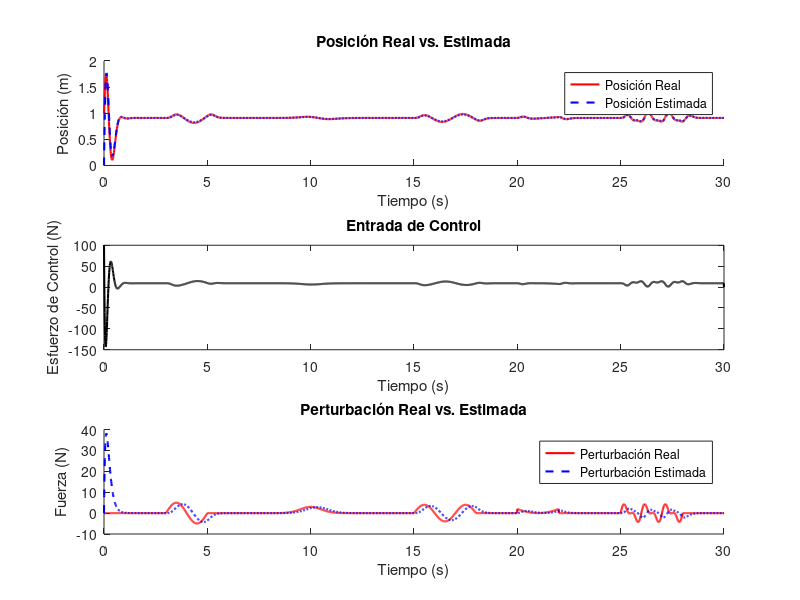
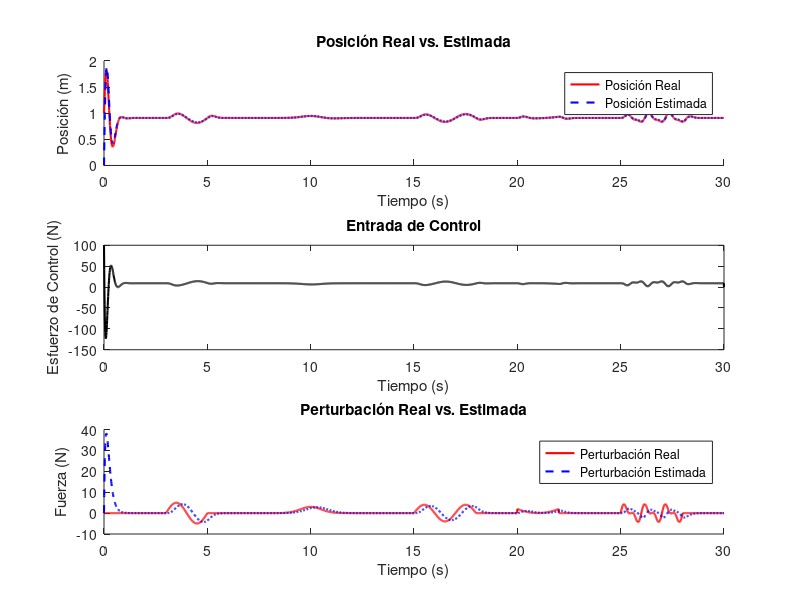

These charts were generated, in order, by the following MATLAB code:
close all
clearvars
clc

% Parámetros del sistema masa-resorte-amortiguador
m = 1;  % Masa (kg)
k = 10; % Constante del resorte (N/m)
c = 2;  % Coeficiente de amortiguamiento (Ns/m)

% Ganancias del controlador PID
Kp = 100;
Kd = 10;
Ki = 5;  % Ganancia del término integral para compensar la perturbación

% Posición deseada
desired_position = 1;  % Posición deseada (m)

% Condiciones iniciales
initial_state = [1; 10];       % Estado inicial [posición; velocidad]
initial_estimated_state = [0; 0; 0];  % Estado estimado inicial [posición; velocidad; perturbación]

% Diseño del observador extendido (con estimación de perturbación)
A = [0, 1, 0; -k/m, -c/m, 1/m; 0, 0, 0];  % Incluye perturbación como estado adicional
B = [0; 1/m; 0];
C = [1, 0, 0];
L = place(A', C', [-7, -10, -12])';  % Ganancia del observador

% Configuración de la simulación extendida a 30 segundos
dt = 0.01;
t = 0:dt:30;
num_steps = length(t);

% Generación de múltiples perturbaciones diferenciables en diferentes intervalos
disturbance = zeros(1, num_steps);

% Perturbación 1: Senoidal suave entre t = 3 y t = 5
disturbance_time_1 = (t >= 3) & (t <= 5);
disturbance(disturbance_time_1) = 5 * sin(2 * pi * (t(disturbance_time_1) - 3) / 2);

% Perturbación 2: Gaussiana centrada en t = 10 con ancho de 1 segundo
disturbance = disturbance + 3 * exp(-((t - 10).^2) / (2 * 0.5^2));

% Perturbación 3: Senoidal entre t = 15 y t = 18
disturbance_time_3 = (t >= 15) & (t <= 18);
disturbance(disturbance_time_3) = disturbance(disturbance_time_3) + 4 * sin(pi * (t(disturbance_time_3) - 15));

% Perturbación 4: Ráfaga cuadrática entre t = 20 y t = 22
disturbance_time_4 = (t >= 20) & (t <= 22);
disturbance(disturbance_time_4) = disturbance(disturbance_time_4) + 2 * (t(disturbance_time_4) - 21).^2;

% Perturbación 5: Combinación de dos ondas seno entre t = 25 y t = 28
disturbance_time_5 = (t >= 25) & (t <= 28);
disturbance(disturbance_time_5) = disturbance(disturbance_time_5) + 3 * sin(2 * pi * (t(disturbance_time_5) - 25)) + 2 * sin(4 * pi * (t(disturbance_time_5) - 25));

% Almacenamiento de estados
x = zeros(2, num_steps);       % Estado real
x_hat = zeros(3, num_steps);    % Estado estimado (incluye perturbación)
position_error = zeros(1, num_steps);
control_input = zeros(1, num_steps);

% Valores iniciales
x(:, 1) = initial_state;
x_hat(:, 1) = initial_estimated_state;

% Bucle de simulación
for i = 1:num_steps-1
    % Error de posición y control integral para compensación de perturbación
    error_hat = desired_position - x_hat(1, i);
    error_dot_hat = -x_hat(2, i);
    
    % Controlador PID ajustado para compensar la perturbación estimada
    u_hat = Kp * error_hat + Kd * error_dot_hat - x_hat(3, i);  % Compensa perturbación estimada
    
    % Actualización del sistema real con perturbación
    dx = A(1:2, 1:2) * x(:, i) + B(1:2) * (u_hat + disturbance(i));
    x(:, i+1) = x(:, i) + dx * dt;
    position_error(i) = desired_position - x(1, i+1);
    
    % Actualización del observador con estado de perturbación
    y = C(1:2) * x(:, i);  % Medición de posición
    dx_hat = A * x_hat(:, i) + B * u_hat + L * (y - C * x_hat(:, i));
    x_hat(:, i+1) = x_hat(:, i) + dx_hat * dt;
    
    % Almacenamiento de la señal de control
    control_input(i) = u_hat;
end

% Gráficas
figure;

% Posición real vs estimada
subplot(3,1,1);
hold on;
plot(t, x(1, :), 'r', 'LineWidth', 1.5);
plot(t, x_hat(1, :), 'b--', 'LineWidth', 1.5);
legend('Posición Real', 'Posición Estimada');
title('Posición Real vs. Estimada');
xlabel('Tiempo (s)');
ylabel('Posición (m)');

% Entrada de control
subplot(3,1,2);
plot(t, control_input, 'k', 'LineWidth', 1.5);
title('Entrada de Control');
xlabel('Tiempo (s)');
ylabel('Esfuerzo de Control (N)');

% Perturbación real vs estimada
subplot(3,1,3);
hold on;
plot(t, disturbance, 'r', 'LineWidth', 1.5);
plot(t, x_hat(3, :), 'b--', 'LineWidth', 1.5);
legend('Perturbación Real', 'Perturbación Estimada');
title('Perturbación Real vs. Estimada');
xlabel('Tiempo (s)');
ylabel('Fuerza (N)');












% Parámetros del sistema masa-resorte-amortiguador
m = 1;  % Masa (kg)
k = 10; % Constante del resorte (N/m)
c = 2;  % Coeficiente de amortiguamiento (Ns/m)

% Ganancias del controlador PID
Kp = 100;
Kd = 10;
Ki = 5;  % Ganancia del término integral para compensar la perturbación

% Posición deseada
desired_position = 1;  % Posición deseada (m)

% Condiciones iniciales
initial_state = [1; 10];       % Estado inicial [posición; velocidad]
initial_estimated_state = [0; 0; 0];  % Estado estimado inicial [posición; velocidad; perturbación]

% Diseño del observador extendido (con estimación de perturbación)
A = [0, 1, 0; -k/m, -c/m, 1/m; 0, 0, 0];  % Incluye perturbación como estado adicional
B = [0; 1/m; 0];
C = [1, 0, 0];
L = place(A', C', [-7, -10, -12])';  % Ganancia del observador

% Configuración de la simulación extendida a 30 segundos
dt = 0.01;
t = 0:dt:30;
num_steps = length(t);

% Generación de múltiples perturbaciones diferenciables en diferentes intervalos
disturbance = zeros(1, num_steps);

% Perturbación 1: Senoidal suave entre t = 3 y t = 5
disturbance_time_1 = (t >= 3) & (t <= 5);
disturbance(disturbance_time_1) = 5 * sin(2 * pi * (t(disturbance_time_1) - 3) / 2);

% Perturbación 2: Gaussiana centrada en t = 10 con ancho de 1 segundo
disturbance = disturbance + 3 * exp(-((t - 10).^2) / (2 * 0.5^2));

% Perturbación 3: Senoidal entre t = 15 y t = 18
disturbance_time_3 = (t >= 15) & (t <= 18);
disturbance(disturbance_time_3) = disturbance(disturbance_time_3) + 4 * sin(pi * (t(disturbance_time_3) - 15));

% Perturbación 4: Ráfaga cuadrática entre t = 20 y t = 22
disturbance_time_4 = (t >= 20) & (t <= 22);
disturbance(disturbance_time_4) = disturbance(disturbance_time_4) + 2 * (t(disturbance_time_4) - 21).^2;

% Perturbación 5: Combinación de dos ondas seno entre t = 25 y t = 28
disturbance_time_5 = (t >= 25) & (t <= 28);
disturbance(disturbance_time_5) = disturbance(disturbance_time_5) + 3 * sin(2 * pi * (t(disturbance_time_5) - 25)) + 2 * sin(4 * pi * (t(disturbance_time_5) - 25));

% Almacenamiento de estados
x = zeros(2, num_steps);       % Estado real
x_hat = zeros(3, num_steps);    % Estado estimado (incluye perturbación)
position_error = zeros(1, num_steps);
control_input = zeros(1, num_steps);

% Valores iniciales
x(:, 1) = initial_state;
x_hat(:, 1) = initial_estimated_state;

% Bucle de simulación
for i = 1:num_steps-1
    % Error de posición y control integral para compensación de perturbación
    error_hat = desired_position - x_hat(1, i);
    error_dot_hat = -x_hat(2, i);
    
    % Controlador PID ajustado para compensar la perturbación estimada
    u_hat = Kp * error_hat + Kd * error_dot_hat;  % Compensa perturbación estimada
    
    % Actualización del sistema real con perturbación
    dx = A(1:2, 1:2) * x(:, i) + B(1:2) * (u_hat + disturbance(i));
    x(:, i+1) = x(:, i) + dx * dt;
    position_error(i) = desired_position - x(1, i+1);
    
    % Actualización del observador con estado de perturbación
    y = C(1:2) * x(:, i);  % Medición de posición
    dx_hat = A * x_hat(:, i) + B * u_hat + L * (y - C * x_hat(:, i));
    x_hat(:, i+1) = x_hat(:, i) + dx_hat * dt;
    
    % Almacenamiento de la señal de control
    control_input(i) = u_hat;
end

% Gráficas
figure;
% Posición real vs estimada
subplot(3,1,1);
hold on;
plot(t, x(1, :), 'r', 'LineWidth', 1.5);
plot(t, x_hat(1, :), 'b--', 'LineWidth', 1.5);
legend('Posición Real', 'Posición Estimada');
title('Posición Real vs. Estimada');
xlabel('Tiempo (s)');
ylabel('Posición (m)');

% Entrada de control
subplot(3,1,2);
plot(t, control_input, 'k', 'LineWidth', 1.5);
title('Entrada de Control');
xlabel('Tiempo (s)');
ylabel('Esfuerzo de Control (N)');

% Perturbación real vs estimada
subplot(3,1,3);
hold on;
plot(t, disturbance, 'r', 'LineWidth', 1.5);
plot(t, x_hat(3, :), 'b--', 'LineWidth', 1.5);
legend('Perturbación Real', 'Perturbación Estimada');
title('Perturbación Real vs. Estimada');
xlabel('Tiempo (s)');
ylabel('Fuerza (N)');

% Resultado de la simulación
disp('Simulación completa. Revisa las gráficas para la compensación de perturbación.');
